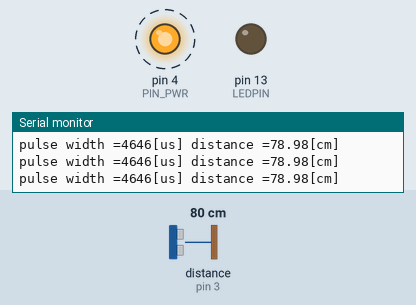
This sketch was run on a simulated Arduino Uno, built with avr-gcc and run on an emulated ATmega328P. Shown: output pins drawn as LEDs (lit = HIGH), the last lines printed to the serial monitor. Wiring (inferred from the names in the program): ultrasonic range finder: trigger pin 2; echo pin 3. Dashed ring = blinking. The test bench sets the inputs (shaded band); at power-on: distance to the obstacle (sensor on pin 3) 80 cm. The echo pulse lasts 58.3 µs per cm; pins used as bus, display or sensor lines are not drawn.

Above: at 1.2 s.
1.3 s: distance to the obstacle (sensor on pin 3) set to 12 cm
4.3 s: distance to the obstacle (sensor on pin 3) set to 9 cm
At 4.8 s:
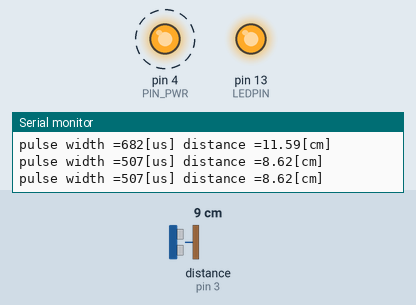
7.3 s: distance to the obstacle (sensor on pin 3) set to 18 cm
At 7.72 s:
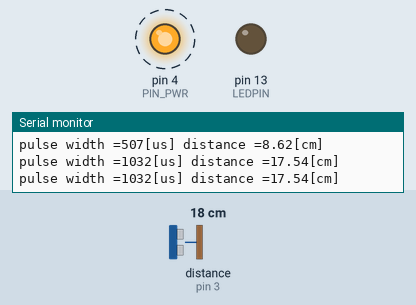
10.3 s: distance to the obstacle (sensor on pin 3) set to 2 cm
At 10.65 s:
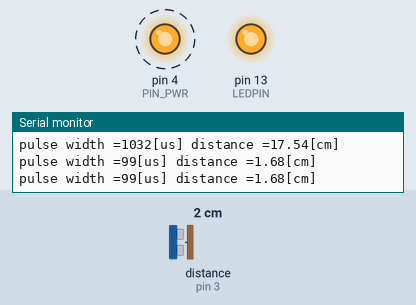
Timing chart, 0 to 14.3 s (numbered marks = the images above; inputs shaded):
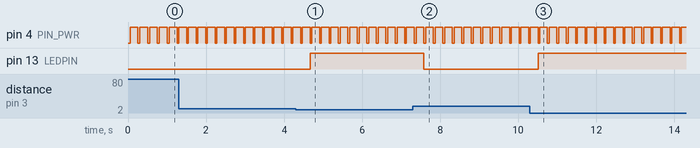

The sketch:

sonic_test_z.ino
```cpp
// ************************************************
// *** 超音波センサ(HC-SR04) 読み取りプログラム ***
// ************************************************
#define PIN_TRG   2
#define PIN_ECHO  3
#define PIN_PWR   4

#define LEDPIN  13    // 13番ピンに出力（LED点灯）
#define T_dist  10.0  // [cm] 閾値の距離

int interval;
double distance;

void setup() {
  // put your setup code here, to run once:
  pinMode(PIN_TRG,OUTPUT);
  pinMode(PIN_ECHO,INPUT);
  pinMode(PIN_PWR,OUTPUT);
  Serial.begin(115200);

  digitalWrite(PIN_TRG,LOW);
  digitalWrite(PIN_PWR,HIGH);

  // for Output
  // LEDに接続ピンをデジタル出力に設定
  pinMode(LEDPIN, OUTPUT);
}

void loop() {
  // put your main code here, to run repeatedly:

  // 電源投入
  digitalWrite(PIN_PWR,LOW);

  delay(30);  // 時間待ち 30[ms]

  // ダミーリード
  // trigger pulse output (10us)
  digitalWrite(PIN_TRG,HIGH);
  delayMicroseconds(9);
  digitalWrite(PIN_TRG, LOW);
  // echo pulse width measure
  interval = pulseIn(PIN_ECHO, HIGH, 30000);

  delay(10);  // 時間待ち 10[ms]

  // 距離計測
  // trigger pulse output (10us)
  digitalWrite(PIN_TRG, HIGH);
  delayMicroseconds(9);
  digitalWrite(PIN_TRG, LOW);
  // echo pulse width measure
  interval = pulseIn(PIN_ECHO, HIGH, 30000);  // 時間計測
  distance = interval * 0.017;  // 時間=>距離に変換 [cm]
                                // 340[m/sec]/2 = 0.017[cm/μs]
  // send result
  Serial.print("pulse width =");
  Serial.print(interval);
  Serial.print("[us] distance =");
  Serial.print(distance);
  Serial.print("[cm]\n");

  // power off & delay
  digitalWrite(PIN_PWR,HIGH);
  delay(200);  // adjustable

  // 出力設定（LED）
  if( distance <= T_dist ){
    digitalWrite( LEDPIN, HIGH );
  }
  else{
    digitalWrite( LEDPIN, LOW );
  }
}
```

Measured:
- the behaviour switches between 11 and 10 cm on distance to the obstacle (sensor on pin 3) (found by bisection; images 0 and 1)
- after the input at 4.3 s, pin 13 (LEDPIN): LOW → HIGH after 0.37 s
- after the input at 7.3 s, pin 13 (LEDPIN): HIGH → LOW after 0.28 s
- after the input at 10.3 s, pin 13 (LEDPIN): LOW → HIGH after 0.21 s
- by itself, pin 4 (PIN_PWR): alternates HIGH for 0.20 s and LOW for 0.04 s
